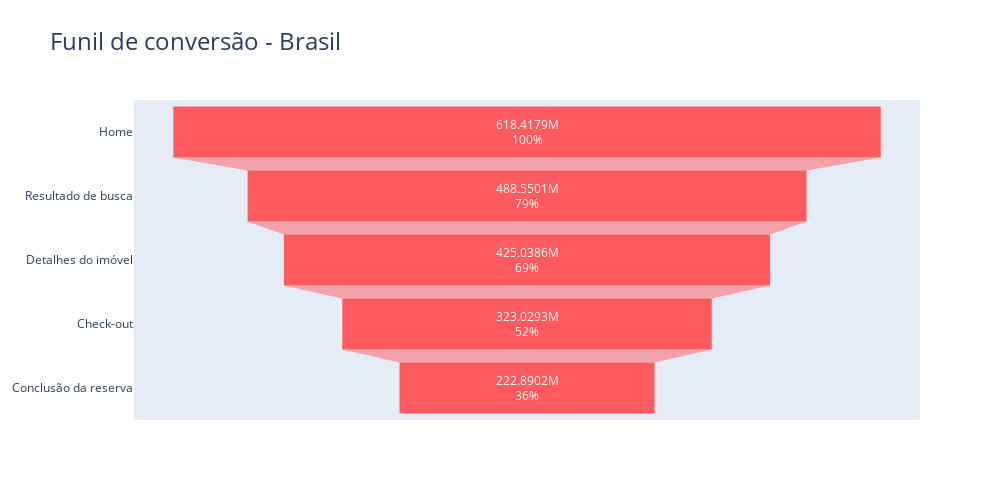

Here is the notebook cell this chart was saved with:
### Markdown cell above
### Brasil

### Code cell
cols = list(fluxo_bra_df.columns)
totais = fluxo_bra_df[cols].sum()

# Criar o gráfico de funil
fig = go.Figure(
    go.Funnel(
        y = totais.index,
        x = totais.values,
        textinfo='value+percent initial',
        hovertemplate='%{y}<br>%{percentInitial} do inicial<br>%{percentPrevious} do anterior<extra></extra>',
        marker=dict(color='#ff5a5f'),
        textfont=dict(color='white')
        ))

fig.update_layout(
    autosize=False,
    width=1000,
    height=500,
    title = dict(text = 'Funil de conversão - Brasil'),
    title_font = dict(size = 24),
    hoverlabel=dict(
        font=dict(color='white')
))

fig.show()

### Figure 1 — Plotly figure (JSON) as saved in the notebook; plotly's stock layout.template omitted (floating-point values rounded to 4 significant figures)
{"data": [{"hovertemplate": "%{y}<br>%{percentInitial} do inicial<br>%{percentPrevious} do anterior<extra></extra>", "marker": {"color": "#ff5a5f"}, "textfont": {"color": "white"}, "textinfo": "value+percent initial", "type": "funnel", "x": [618400000.0, 488600000.0, 425000000.0, 323000000.0, 222900000.0], "y": ["Home", "Resultado de busca", "Detalhes do imóvel", "Check-out", "Conclusão da reserva"]}], "layout": {"autosize": false, "height": 500, "hoverlabel": {"font": {"color": "white"}}, "title": {"font": {"size": 24}, "text": "Funil de conversão - Brasil"}, "width": 1000}}
